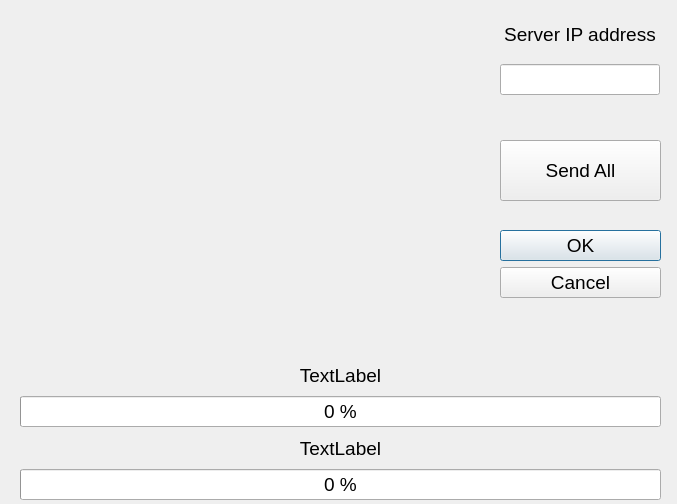
<?xml version="1.0" encoding="UTF-8"?>
<ui version="4.0">
 <class>Server_Interaction</class>
 <widget class="QDialog" name="Server_Interaction">
  <property name="geometry">
   <rect>
    <x>0</x>
    <y>0</y>
    <width>677</width>
    <height>504</height>
   </rect>
  </property>
  <property name="windowTitle">
   <string>Dialog</string>
  </property>
  <widget class="QWidget" name="verticalLayoutWidget">
   <property name="geometry">
    <rect>
     <x>20</x>
     <y>360</y>
     <width>641</width>
     <height>140</height>
    </rect>
   </property>
   <layout class="QVBoxLayout" name="verticalLayout">
    <item>
     <widget class="QLabel" name="label_3">
      <property name="font">
       <font>
        <pointsize>14</pointsize>
       </font>
      </property>
      <property name="text">
       <string>TextLabel</string>
      </property>
      <property name="alignment">
       <set>Qt::AlignCenter</set>
      </property>
     </widget>
    </item>
    <item>
     <widget class="QProgressBar" name="progressBar">
      <property name="font">
       <font>
        <pointsize>14</pointsize>
       </font>
      </property>
      <property name="value">
       <number>0</number>
      </property>
      <property name="format">
       <string>%p %</string>
      </property>
     </widget>
    </item>
    <item>
     <widget class="QLabel" name="label_4">
      <property name="font">
       <font>
        <pointsize>14</pointsize>
       </font>
      </property>
      <property name="text">
       <string>TextLabel</string>
      </property>
      <property name="alignment">
       <set>Qt::AlignCenter</set>
      </property>
     </widget>
    </item>
    <item>
     <widget class="QProgressBar" name="progressBar_2">
      <property name="font">
       <font>
        <pointsize>14</pointsize>
       </font>
      </property>
      <property name="value">
       <number>0</number>
      </property>
      <property name="format">
       <string>%p %</string>
      </property>
     </widget>
    </item>
   </layout>
  </widget>
  <widget class="QLabel" name="label">
   <property name="geometry">
    <rect>
     <x>40</x>
     <y>30</y>
     <width>441</width>
     <height>281</height>
    </rect>
   </property>
   <property name="font">
    <font>
     <pointsize>14</pointsize>
    </font>
   </property>
   <property name="text">
    <string/>
   </property>
   <property name="scaledContents">
    <bool>true</bool>
   </property>
   <property name="alignment">
    <set>Qt::AlignCenter</set>
   </property>
  </widget>
  <widget class="QWidget" name="verticalLayoutWidget_2">
   <property name="geometry">
    <rect>
     <x>500</x>
     <y>10</y>
     <width>160</width>
     <height>85</height>
    </rect>
   </property>
   <layout class="QVBoxLayout" name="verticalLayout_2">
    <item>
     <widget class="QLabel" name="label_2">
      <property name="font">
       <font>
        <pointsize>14</pointsize>
       </font>
      </property>
      <property name="text">
       <string>Server IP address</string>
      </property>
      <property name="scaledContents">
       <bool>true</bool>
      </property>
      <property name="alignment">
       <set>Qt::AlignCenter</set>
      </property>
     </widget>
    </item>
    <item>
     <widget class="QLineEdit" name="address">
      <property name="font">
       <font>
        <pointsize>14</pointsize>
       </font>
      </property>
     </widget>
    </item>
   </layout>
  </widget>
  <widget class="QPushButton" name="pushButton">
   <property name="geometry">
    <rect>
     <x>500</x>
     <y>140</y>
     <width>161</width>
     <height>61</height>
    </rect>
   </property>
   <property name="font">
    <font>
     <pointsize>14</pointsize>
    </font>
   </property>
   <property name="text">
    <string>Send All</string>
   </property>
  </widget>
  <widget class="QDialogButtonBox" name="buttonBox">
   <property name="geometry">
    <rect>
     <x>500</x>
     <y>230</y>
     <width>161</width>
     <height>101</height>
    </rect>
   </property>
   <property name="font">
    <font>
     <pointsize>14</pointsize>
    </font>
   </property>
   <property name="orientation">
    <enum>Qt::Vertical</enum>
   </property>
   <property name="standardButtons">
    <set>QDialogButtonBox::Cancel|QDialogButtonBox::Ok</set>
   </property>
  </widget>
 </widget>
 <resources/>
 <connections>
  <connection>
   <sender>buttonBox</sender>
   <signal>accepted()</signal>
   <receiver>Server_Interaction</receiver>
   <slot>accept()</slot>
   <hints>
    <hint type="sourcelabel">
     <x>248</x>
     <y>254</y>
    </hint>
    <hint type="destinationlabel">
     <x>157</x>
     <y>274</y>
    </hint>
   </hints>
  </connection>
  <connection>
   <sender>buttonBox</sender>
   <signal>rejected()</signal>
   <receiver>Server_Interaction</receiver>
   <slot>reject()</slot>
   <hints>
    <hint type="sourcelabel">
     <x>316</x>
     <y>260</y>
    </hint>
    <hint type="destinationlabel">
     <x>286</x>
     <y>274</y>
    </hint>
   </hints>
  </connection>
 </connections>
</ui>
